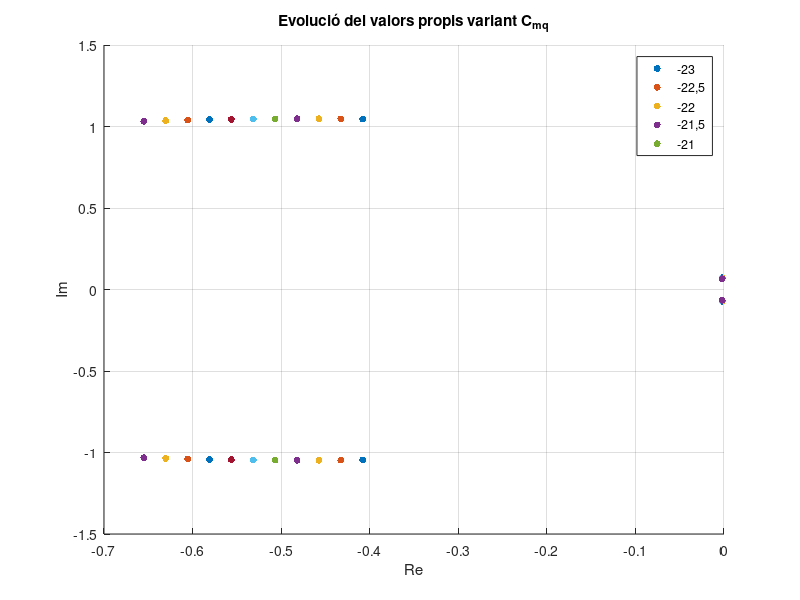

MATLAB code for this plot: (Note: this script raises an error after producing the figure.)
%Treball mecanica de vol
clear all 
clc
%% Problem Data

m=288778;   % [kg]
S=511;      % [m^2]
MAC=8.32;   % [m]
b=59.74;    % [m]
CD0=0.025; 
h=6069;     % [m]

Ix=2.47e7;  % [kgm2]
Iy=4.49e7;  % [kgm2]
Iz=6.74e7;  % [kgm2]
Ixz=1.32e6; % [kgm2]

Ixp=Ix-Ixz^2/Iz;
Izp=Iz-Ixz^2/Ix;
Ixzp=Ixz/(Ix*Iz-Ixz^2);

mach = 0.65;
a = sqrt(287*294*1.15);
theta0=0;
u0=a*mach;
g=9.81;
dens=1.225*exp(-(g/(287*(273+21)))*(h));
CL0=(2*m*g)/(dens*S*u0^2);
Cw0=(m*g)/(1/2*dens*u0^2*S);

%% Uncontrolled Longitudinal Motion
%% QUESTION 1: 
%Find the eigenvalues and their corresponding eigenvectors

%      CT       CD      CL      Cm
data_1=[-0.055   0       0.13    0.013;  %û
        0        0.2     4.4     -1.0;   %alpha
        0        0       5.65    -20.5;  %^q
        0        0       6.6     -4.0];  %alpha_prima

Cxu = data_1(1,1)-data_1(1,2);  % Cxu = CTu - CDu
Czu = -data_1(1,3);             % Czu = -CLu
Cxa = CL0-data_1(2,2);          % Cxa = CL0 - CDa
Cza = -data_1(2,3)-CD0;         % Cza = -CLa - CD0
Cxq = -data_1(3,2);             % Cxq = -CDq
Czq = -data_1(3,3);             % Czq = -CLq
Cxap = -data_1(4,2);            % Cxap = -CDap
Czap = -data_1(4,3);            % Czap = -CLap


%           X                                 Z                                M
comp=[0.5*dens*u0*S*Cxu         -dens*u0*S*Cw0+0.5*dens*u0*S*Czu    0.5*dens*u0*S*MAC*data_1(1,4);      %u
      0.5*dens*u0*S*Cxa         0.5*dens*u0*S*Cza                   0.5*dens*u0*S*MAC*data_1(2,4);      %w
      0.25*dens*u0*S*MAC*Cxq    0.25*dens*u0*S*MAC*Czq              0.25*dens*u0*S*MAC^2*data_1(3,4);   %q
      0.25*dens*S*MAC*Cxap      0.25*dens*S*MAC*Czap                0.25*dens*S*MAC^2*data_1(4,4)];     %w·

A=zeros(4);

%Fila Increment u
A(1,1)=comp(1,1)/m;
A(1,2)=comp(2,1)/m;
A(1,4)=-g;

%Fila w·
A(2,1)=comp(1,2)/(m-comp(4,2));
A(2,2)=comp(2,2)/(m-comp(4,2));
A(2,3)=(comp(3,2)+m*u0)/(m-comp(4,2));

%Fila q·
A(3,1)=(1/Iy)*(comp(1,3)+comp(4,3)*comp(1,2)/(m-comp(4,2)));
A(3,2)=(1/Iy)*(comp(2,3)+comp(4,3)*comp(2,2)/(m-comp(4,2)));
A(3,3)=(1/Iy)*(comp(3,3)+comp(4,3)*(comp(3,2)+m*u0)/(m-comp(4,2)));

%Fila Increment Theta·
A(4,3)=1;

% Short Period Approximation
Ashort=zeros(3);

Ashort(1,1)=A(2,2);
Ashort(1,2)=A(2,3);
Ashort(2,1)=A(3,2);
Ashort(2,2)=A(3,3);
Ashort(3,2)=A(4,3);

% Fugoid Approximation
Afug=zeros(3);

Afug(1,1)=A(1,1)-(A(3,1)/A(3,3))*A(1,3);
Afug(1,2)=A(1,2)-(A(3,2)/A(3,3))*A(1,3);
Afug(1,3)=A(1,4);
Afug(2,1)=A(2,1)-(A(3,1)/A(3,3))*A(2,3);
Afug(2,2)=A(2,2)-(A(3,2)/A(3,3))*A(2,3);
Afug(3,1)=-A(3,1)/A(3,3);
Afug(3,2)=-A(3,2)/A(3,3);

[eigenvectors,eigenvalues]=eig(A);
eigenvalues=diag(eigenvalues);
[eigenvectors_short,eigenvalues_short]=eig(Ashort);
eigenvalues_short=diag(eigenvalues_short);
[eigenvectors_fug,eigenvalues_fug]=eig(Afug);
eigenvalues_fug=diag(eigenvalues_fug);

% Plot Q1
% Convert to polar in the report
disp('Question 1 results:');
display(eigenvalues);
display(eigenvalues_short);
display(eigenvalues_fug);


%% QUESTION 2 
% Plot in the complex plane the locus of the eigenvalues when the 
% stability derivative Cmq varies within an interval +- 50% about the
% nominal value, but the rest of stability derivatives remain unchanged

figure;
hold on;
grid on;
xlabel("Re");
ylabel("Im");
%axis([-0.9 0 -0.65 0.65]);
for i =1:11
    %      CT       CD      CL      Cm
    data_1=[-0.055   0       0.13    0.013;  %û
            0        0.2     4.4     -1.0;   %alpha
            0        0       5.65    -10.25-2.05*(i-1);  %^q
            0        0       6.6     -4.0];  %alpha_prima

    Cxu = data_1(1,1)-data_1(1,2);  % Cxu = CTu - CDu
    Czu = -data_1(1,3);             % Czu = -CLu
    Cxa = CL0-data_1(2,2);          % Cxa = CL0 - CDa
    Cza = -data_1(2,3)-CD0;         % Cza = -CLa - CD0
    Cxq = -data_1(3,2);             % Cxq = -CDq
    Czq = -data_1(3,3);             % Czq = -CLq
    Cxap = -data_1(4,2);            % Cxap = -CDap
    Czap = -data_1(4,3);            % Czap = -CLap
    
    %           X                       Z                           M
    comp_cmq=[0.5*dens*u0*S*Cxu      -dens*u0*S*Cw0+0.5*dens*u0*S*Czu   0.5*dens*u0*S*MAC*data_1(1,4);      %u
              0.5*dens*u0*S*Cxa      0.5*dens*u0*S*Cza                 0.5*dens*u0*S*MAC*data_1(2,4);      %w
              0.25*dens*u0*S*MAC*Cxq 0.25*dens*u0*S*MAC*Czq            0.25*dens*u0*S*MAC^2*data_1(3,4);   %q
              0.25*dens*S*MAC*Cxap   0.25*dens*S*MAC*Czap              0.25*dens*S*MAC^2*data_1(4,4)];     %w·

    A_cmq=zeros(4);
    A_cmq(1,1)=comp_cmq(1,1)/m;
    A_cmq(1,2)=comp_cmq(2,1)/m;
    A_cmq(1,4)=-g;
    A_cmq(2,1)=comp_cmq(1,2)/(m-comp_cmq(4,2));
    A_cmq(2,2)=comp_cmq(2,2)/(m-comp_cmq(4,2));
    A_cmq(2,3)=(comp_cmq(3,2)+m*u0)/(m-comp_cmq(4,2));
    A_cmq(3,1)=(1/Iy)*(comp_cmq(1,3)+comp_cmq(4,3)*comp_cmq(1,2)/(m-comp_cmq(4,2)));
    A_cmq(3,2)=(1/Iy)*(comp_cmq(2,3)+comp_cmq(4,3)*comp_cmq(2,2)/(m-comp_cmq(4,2)));
    A_cmq(3,3)=(1/Iy)*(comp_cmq(3,3)+comp_cmq(4,3)*(comp_cmq(3,2)+m*u0)/(m-comp_cmq(4,2)));
    A_cmq(4,3)=1;
    
    cmq(i)=-10.25-2.05*(i-1);
    [autovectors_var_cmq,autovalors_var_cmq]=eig(A_cmq);
    autovalors_var_cmq=diag(autovalors_var_cmq);
    x=real(autovalors_var_cmq);
    y=imag(autovalors_var_cmq);
    scatter(x,y,25,'filled')
end
title('Evolució del valors propis variant C_m_q')
legend('-23','-22,5','-22','-21,5','-21')



%% QUESTION 3
% For the lowest value of Cmq plot the short period mode corresponding to
% an initial perturbed angle of attack alpha = 3º

tf=1000; %[s]
Nstep=1001;
tspan=linspace(0,tf,Nstep);
options=odeset("RelTol",1e-12,"AbsTol",1e-12);

xi=[0 0 0 0];

[t,x]=ode45(@section3,tspan,xi,options);
figure
hold on
grid on
plot(t(:),x(:,1))    
xlabel('t [s]')
ylabel('\Deltau [m/s]')

figure
hold on
grid on
plot(t(:),x(:,2))
xlabel('t [s]')
ylabel('w [m/s]')

figure
hold on
grid on
plot(t(:),x(:,3))
xlabel('t [s]')
ylabel('q [rad/s]')

figure
hold on
grid on
plot(t(:),x(:,4))
xlabel('t [s]')
ylabel('\Delta\Theta [rad]')
